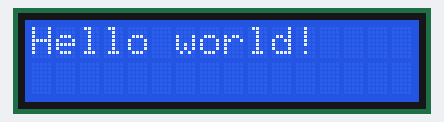
Bench run of a sketch on a simulated Arduino Nano, built with avr-gcc and run on an emulated ATmega328P. Parts: 16×2 character LCD.

Above: at 0.1 s.
At 2.1 s:
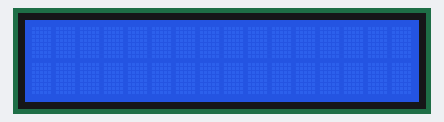

Measured:
- what the display in image 1 shows lasts 10.0 s, from 2.1 s to 12.1 s

The sketch:

testLCD.ino
```cpp
#include <LiquidCrystal.h>

#define LCD_E      6
#define LCD_RS     A6
#define LCD_D4     8
#define LCD_D5     9
#define LCD_D6     10
#define LCD_D7     5
#define LCD_BL     13    // back light
#define LCD_VO     11    // contrast (on / off to spare energy)
#define LCD_ON     MOSI  // power on LCD

byte pins[] = {LCD_E, LCD_RS, LCD_D4, LCD_D5, LCD_D6, LCD_D7, LCD_VO, LCD_BL, LCD_ON};

#define LCD_NB_ROWS     2
#define LCD_NB_COLUMNS  16

// initialize the library with the numbers of the interface pins
LiquidCrystal lcd(LCD_RS, LCD_E, LCD_D4, LCD_D5, LCD_D6, LCD_D7);


void setup() {
  pinMode(LCD_BL, OUTPUT);
  digitalWrite(LCD_BL, HIGH); // backlight
  pinMode(LCD_ON, HIGH); // LCD on / off
  digitalWrite(LCD_ON, HIGH); // LCD on
  lcd.begin(LCD_NB_COLUMNS, LCD_NB_ROWS);
}

void loop() {
  lcd.setCursor(0, 0);
  lcd.print("Hello world!");
  delay(2000);
  lcd.setCursor(0, 0);
  lcd.print("            ");
  delay(2000);


  for (byte i = 0; i < sizeof(pins); i++) {
    pinMode(pins[i], INPUT);
  }
  delay(4000);

  for (byte i = 0; i < sizeof(pins); i++) {
    pinMode(pins[i], OUTPUT);
  }
  digitalWrite(11, HIGH);
  digitalWrite(13, HIGH);
  digitalWrite(MOSI, HIGH);
  lcd.begin(LCD_NB_COLUMNS, LCD_NB_ROWS);
  delay(4000);


}
```
